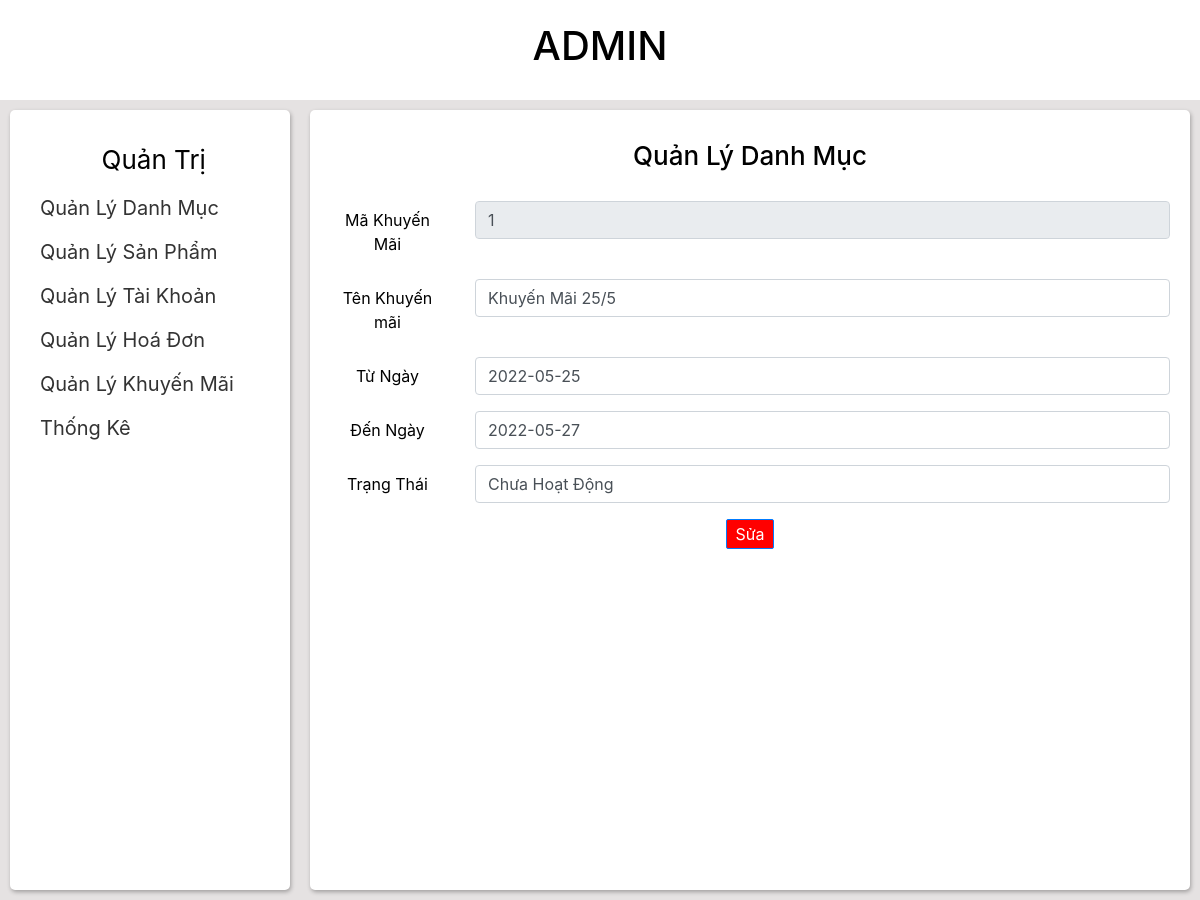
Page /admin/quanlykhuyenmai/suakhuyenmai.php?id=1 on the committed database.
### tables this page shows
CREATE TABLE `khuyen_mai` (
  `MaKM` varchar(10) NOT NULL,
  `TenKM` varchar(30) NOT NULL,
  `TuNgay` date NOT NULL,
  `DenNgay` date NOT NULL,
  `TrangThai` varchar(50) NOT NULL
);

### admin/quanlykhuyenmai/suakhuyenmai.php (the view, shortened to what this page needs)
<!DOCTYPE html>
<html>
	<head>
		<link rel="stylesheet" href="https://cdn.jsdelivr.net/npm/bootstrap@4.0.0/dist/css/bootstrap.min.css">
		<link rel="stylesheet" type="text/css" href="../../style/styleAdmin.css">
	</head>
	<body>
		<div class="header">
				<h1>ADMIN</h1>
		</div>
		<div class="wrap">
			<div class="navbar">
				<div class="navbar-wrap">
					<div class="navbar-user">
						<span>Quản Trị</span>
					</div>
					<div>
						<ul class="navbar-item">
							<li class="navbar-item-li">
								<a class="navbar-item-link" href="#">Quản Lý Danh Mục</a>
							</li>
							<li class="navbar-item-li">
								<a class="navbar-item-link" href="../quanlysanpham/quanlysanpham.php" >Quản Lý Sản Phẩm</a>
							</li>
							<li class="navbar-item-li">
								<a class="navbar-item-link" href="../quanlytaikhoan/quanlytaikhoan.php" >Quản Lý Tài Khoản</a>
							</li>
							<li class="navbar-item-li">
								<a class="navbar-item-link" href="../quanlyhoadon/quanlyhoadon.php" >Quản Lý Hoá Đơn</a>
							</li>
							<li class="navbar-item-li">
								<a class="navbar-item-link" href="../quanlykhuyenmai/quanlykhuyenmai.php" >Quản Lý Khuyến Mãi</a>
							</li>
							<li class="navbar-item-li">
								<a class="navbar-item-link" href="../thongke/thongkedoanhthu.php" >Thống Kê</a>
							</li>
						</ul>
					</div>
				</div>
			</div>
			<div class="container">
					<?php
					include'../connect.php';
					$idkm=filter_input(INPUT_GET,'id');
					$sql_suakm="SELECT *FROM Khuyen_mai where MaKM='$idkm'";
					$result_suakm=mysqli_query($conn,$sql_suakm);
					?>
				<div class="container-wrap">
					<h1 class="container-header">
						Quản Lý Danh Mục
					</h1>
					<div>
						<form>
							<?php
							if($result_suakm){
							while ($data=mysqli_fetch_array($result_suakm))
							{
							?>
						  <div class="form-group row">
						    <label for="inputEmail3" class="col-sm-2 col-form-label fs-16 ">Mã Khuyến Mãi</label>
						    <div class="col-sm-10">
						      <input type="text" class="form-control" id="inputEmail3 " placeholder="Nhập mã khuyến mãi..."  value="<?php echo $data['MaKM'];?>" name="txtmakm" readonly>
						    </div>
						  </div>
						  <div class="form-group row">
						    <label for="inputPassword3" class="col-sm-2 col-form-label fs-16 ">Tên Khuyến mãi</label>
						    <div class="col-sm-10">
						      <input type="text" class="form-control" id="inputPassword3 " placeholder="Nhập tên khuyến mãi..." value="<?php echo $data['TenKM'];?>" name="txttenkm">
						    </div>
						  </div>
						  <div class="form-group row">
						    <label for="inputPassword3" class="col-sm-2 col-form-label fs-16 ">Từ Ngày</label>
						    <div class="col-sm-10">
						      <input type="text" class="form-control" id="inputPassword3 " placeholder="Nhập ngày khuyến mãi..." value="<?php echo $data['TuNgay'];?>" name="txttungaykm">
						    </div>
						  </div>
						  <div class="form-group row">
						    <label for="inputPassword3" class="col-sm-2 col-form-label fs-16 ">Đến Ngày</label>
						    <div class="col-sm-10">
						      <input type="text" class="form-control" id="inputPassword3 " placeholder="Nhập ngày khuyến mãi..." value="<?php echo $data['DenNgay'];?>" name="txtdenngaykm">
						    </div>
						  </div>
						  <div class="form-group row">
						    <label for="inputPassword3" class="col-sm-2 col-form-label fs-16 " >Trạng Thái</label>
						    <div class="col-sm-10">
						      <input type="text" class="form-control" id="inputPassword3 " placeholder="Nhập trạng thái.." value="<?php echo $data['TrangThai'];?>" name="txttrangthai">
						    </div>
						  </div>
						  <div class="form-group">
						    <div class="col-sm-12">
						      <button type="submit"  class="btn btn-primary" name="btnSua">Sửa</button>
						    </div>
						  </div>
						  <?php
							}
							}
							?>
						</form>
					</div>
				</div>
			</div>
		</div>
	</body>
</html>

### style/styleAdmin.css (style rules this page uses)
* { padding: 0; margin: 0; box-sizing: border-box; }
body { font-size: 62.5%; height: 100vh; width: 100%; color: black; }
a { text-decoration: none; font-size: 20px; padding: 10px; transition: 0.3s ease; color: #333; }
ul li { list-style: none; }
.btn { background-color: red; padding: 2px 8px; border-radius: 2px; }
.fs-16 { font-size: 16px; }
.header { height: 100px; display: flex; align-items: center; justify-content: center; }
.wrap { display: flex; justify-content: center; background-color: #e5e2e2; min-height: 100vh; }
.navbar { width: 25%; padding: 10px; }
.navbar-item-li { margin: 14px 0; }
.navbar-wrap, .container-wrap { padding: 20px; width: 100%; height: 100%; background-color: white; border-radius: 5px; box-shadow: 1px 2px 4px rgba(0, 0, 0, 0.3); }
.navbar-user, .container-header { margin: 10px 0; text-align: center; font-size: 26px; }
.container-wrap { text-align: center; }
.container { width: 75%; padding: 10px; }
.container-header { margin-bottom: 30px; }

### rows in the picture
khuyen_mai: txtmakm "1", txttenkm "Khuyến Mãi 25/5", txttungaykm "2022-05-25", txtdenngaykm "2022-05-27", txttrangthai "Chưa Hoạt Động"
